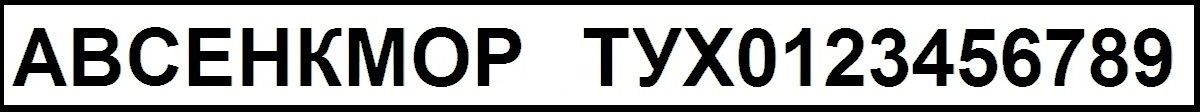
#> input picture LR4/images/dict__.jpg, 1200 x 112 px
$ jupyter execute --allow-errors LR4.ipynb
#> lines starting #> are read from the running program, lines starting #| are printed output that depends on the picture; after the words box and inside, x2 and y2 are one past the last pixel; in counts of white or black regions, pixels touching at a corner belong together
[cell 1]
import cv2
import numpy as np
from time import time

<h3> Эталонное изображение

[cell 2]
image = cv2.imread('images/dict__.jpg')
#> image is the input picture: shape (112, 1200, 3); mean B, G, R 170.3, 170.7, 170.5
print(f"Изображение успешно загружено! Размер: {image.shape}")
#| Изображение успешно загружено! Размер: (112, 1200, 3)
cv2.imshow('Мое изображение', image)

cv2.waitKey(0)
cv2.destroyAllWindows()

[cell 3]
blurred = cv2.blur(image, (3, 3))
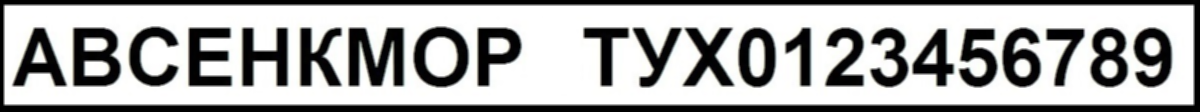
#> blurred: shape (112, 1200, 3); mean B, G, R 170.3, 170.7, 170.5
cv2.imshow('Blurred Image', blurred)
cv2.waitKey(0)
cv2.destroyAllWindows()

[cell 4]
gray = cv2.cvtColor(blurred, cv2.COLOR_BGR2GRAY)
_, binary = cv2.threshold(gray, 127, 255, cv2.THRESH_BINARY_INV)
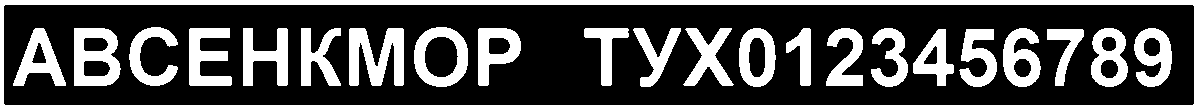
#> binary: shape (112, 1200); 32.8% white; 23 white regions, largest, box (x1, y1, x2, y2) and area: (0, 0, 1200, 112) 15404, (349, 28, 404, 86) 2117, (74, 28, 121, 86) 1809
kernel = np.ones((3, 3), np.uint8)
binary = cv2.morphologyEx(binary, cv2.MORPH_CLOSE, kernel)
#> binary: shape (112, 1200); 32.9% white; 23 white regions
cv2.imshow('Binary Image', binary)
cv2.waitKey(0)
cv2.destroyAllWindows()

[cell 5]
contours, _ = cv2.findContours(binary, mode=cv2.RETR_CCOMP, method=cv2.CHAIN_APPROX_NONE)
#> contours = 35 contours; largest, box (x1, y1, x2, y2) and area: (0, 0, 1200, 112) 133089, (3, 4, 1195, 106) 120283, (414, 27, 468, 87) 2571, (74, 28, 121, 86) 2359, (349, 28, 404, 86) 1927
sorted_contours = sorted([c for c in contours if cv2.contourArea(c) >= 600], key=cv2.contourArea, reverse=True)
#> sorted_contours = 25 contours; largest, box (x1, y1, x2, y2) and area: (0, 0, 1200, 112) 133089, (3, 4, 1195, 106) 120283, (414, 27, 468, 87) 2571, (74, 28, 121, 86) 2359, (349, 28, 404, 86) 1927

result = image.copy()

for i, cnt in enumerate(sorted_contours):
    area = cv2.contourArea(cnt)

    x, y, w, h = cv2.boundingRect(cnt)
    cv2.drawContours(result, [cnt], -1, (0, 255, 0), 1)

    cv2.putText(result, str(i), (x, y-10),
                cv2.FONT_HERSHEY_SIMPLEX, 0.5, (0, 0, 255), 1)

    print(f"Контур {i:2d}: площадь = {area:4.0f}, позиция x={x}, y={y}, w={w}, h={h}")
#> this loop made 25 passes
#> (area, x, y, w, h) on passes 1 to 12: (133089, 0, 0, 1200, 112), (120283, 3, 4, 1192, 102), (2571, 414, 27, 54, 60), (2359, 74, 28, 47, 58), (1927, 349, 28, 55, 58), (1725, 739, 28, 37, 59), (1669, 1091, 28, 37, 59), (1574, 478, 28, 43, 58), (1495, 1003, 28, 38, 59), (1493, 1134, 28, 38, 59), (1433, 13, 28, 53, 58), (1386, 189, 28, 43, 58)
#| Контур  0: площадь = 133089, позиция x=0, y=0, w=1200, h=112
#| Контур  1: площадь = 120283, позиция x=3, y=4, w=1192, h=102
#| Контур  2: площадь = 2571, позиция x=414, y=27, w=54, h=60
#| Контур  3: площадь = 2359, позиция x=74, y=28, w=47, h=58
#| Контур  4: площадь = 1927, позиция x=349, y=28, w=55, h=58
#| Контур  5: площадь = 1725, позиция x=739, y=28, w=37, h=59
#| Контур  6: площадь = 1669, позиция x=1091, y=28, w=37, h=59
#| Контур  7: площадь = 1574, позиция x=478, y=28, w=43, h=58
#> (further printed lines are left out)
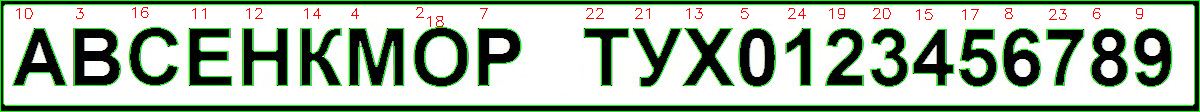
#> result: shape (112, 1200, 3); 8.05% of pixels changed, all inside (x1, y1, x2, y2) = (0, 0, 1200, 112)

cv2.imshow('Все контуры символов', result)
cv2.waitKey(0)
cv2.destroyAllWindows()

[cell 6]
clean_contours = []
index_remove = [1, 18]
for i, cnt in enumerate(sorted_contours):
    if i not in index_remove:
        clean_contours.append(sorted_contours[i])
#> this loop made 25 passes
#> after the loop, clean_contours = 23 contours; largest, box (x1, y1, x2, y2) and area: (0, 0, 1200, 112) 133089, (414, 27, 468, 87) 2571, (74, 28, 121, 86) 2359, (349, 28, 404, 86) 1927, (739, 28, 776, 87) 1725

[cell 7]
clean_result = image.copy()
for i, cnt in enumerate(clean_contours):
    area = cv2.contourArea(cnt)

    x, y, w, h = cv2.boundingRect(cnt)
    cv2.drawContours(clean_result, [cnt], -1, (0, 255, 0), 1)

    cv2.putText(clean_result, str(i), (x, y-10),
                cv2.FONT_HERSHEY_SIMPLEX, 0.5, (0, 0, 255), 1)

    print(f"Контур {i:2d}: площадь = {area:4.0f}, позиция x={x}, y={y}, w={w}, h={h}")
#> this loop made 23 passes
#| Контур  0: площадь = 133089, позиция x=0, y=0, w=1200, h=112
#| Контур  1: площадь = 2571, позиция x=414, y=27, w=54, h=60
#| Контур  2: площадь = 2359, позиция x=74, y=28, w=47, h=58
#| Контур  3: площадь = 1927, позиция x=349, y=28, w=55, h=58
#| Контур  4: площадь = 1725, позиция x=739, y=28, w=37, h=59
#| Контур  5: площадь = 1669, позиция x=1091, y=28, w=37, h=59
#| Контур  6: площадь = 1574, позиция x=478, y=28, w=43, h=58
#| Контур  7: площадь = 1495, позиция x=1003, y=28, w=38, h=59
#> (further printed lines are left out)
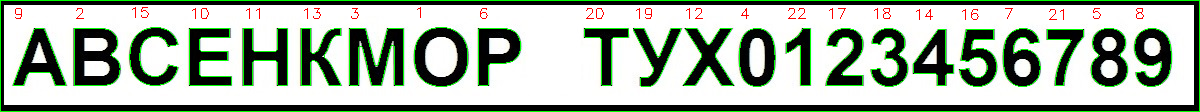
#> clean_result: shape (112, 1200, 3); 5.99% of pixels changed, all inside (x1, y1, x2, y2) = (0, 0, 1200, 112)

[cell 8]
cv2.imshow('Все контуры символов', clean_result)
cv2.waitKey(0)
cv2.destroyAllWindows()

[cell 9]
contours_map = {
    'area' : 0,
    'A' :  9,
    'B' :  2,
    'E' :  10,
    'K' :  13,
    'M' :  3,
    'H' :  11,
    'O' :  1,
    'P' :  6,
    'C' :  15,
    'T' :  20,
    'Y' :  19,
    'X' :  12,
    '1' :  22,
    '2' :  17,
    '3' :  18,
    '4' :  14,
    '5' :  16,
    '6' :  7,
    '7' :  21,
    '8' :  5,
    '9' :  8,
    '0' :  4
}
symbol_by_index = {
    0: 'area',
    9: 'A',
    2: 'B',
    10: 'E',
    13: 'K',
    3: 'M',
    11: 'H',
    1: 'O',
    6: 'P',
    15: 'C',
    20: 'T',
    19: 'Y',
    12: 'X',
    22: '1',
    17: '2',
    18: '3',
    14: '4',
    16: '5',
    7: '6',
    21: '7',
    5: '8',
    8: '9',
    4: '0'}

[cell 10]
blank = np.ones_like(gray) * 255
contour_image = blank.copy()
cv2.drawContours(contour_image, clean_contours, -1, color=0, thickness=1)
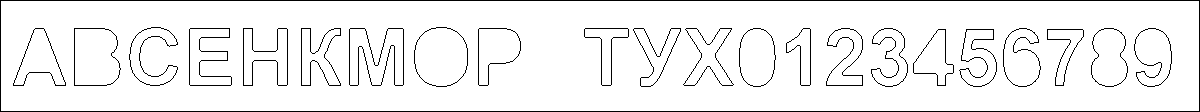
#> contour_image: shape (112, 1200); 94.6% white; black in thin lines or dots
cv2.imshow('Только контуры (белый фон)', contour_image)
cv2.waitKey(0)
cv2.destroyAllWindows()

<h3>Загрузка изображения</h3>

[cell 11]
name = 'images/' + 'n9' + '.jpg'
image = cv2.imread(name)
#> (the rest of this cell did not finish here and is left out)

#> (a cell that did not finish here is left out)

[cell 13]
gray = cv2.cvtColor(blurred, cv2.COLOR_BGR2GRAY)
_, binary = cv2.threshold(gray, 127, 255, cv2.THRESH_BINARY_INV)
kernel = np.ones((3, 3), np.uint8)
binary = cv2.morphologyEx(binary, cv2.MORPH_CLOSE, kernel)
cv2.imshow('Binary Image', binary)
cv2.waitKey(0)
cv2.destroyAllWindows()

[cell 14]
contours_target, _ = cv2.findContours(binary, mode=cv2.RETR_CCOMP, method=cv2.CHAIN_APPROX_NONE)
#> contours_target has the same summary as contours
sorted_contours_target = sorted([c for c in contours_target if cv2.contourArea(c) >= 300 and cv2.contourArea(c) < 3000], key=cv2.contourArea, reverse=True)
#> sorted_contours_target = 27 contours; largest, box (x1, y1, x2, y2) and area: (414, 27, 468, 87) 2571, (74, 28, 121, 86) 2359, (349, 28, 404, 86) 1927, (739, 28, 776, 87) 1725, (1091, 28, 1128, 87) 1669
#> (the rest of this cell did not finish here and is left out)

[cell 15]
blank = np.ones_like(gray) * 255
contour_image = blank.copy()
cv2.drawContours(contour_image, sorted_contours_target, -1, color=0, thickness=1)
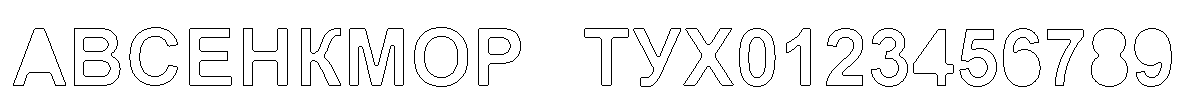
#> contour_image: shape (112, 1200); 96.2% white; black in thin lines or dots, all inside (x1, y1, x2, y2) = (13, 27, 1172, 87)
cv2.imshow('Только контуры (белый фон)', contour_image)
cv2.waitKey(0)
cv2.destroyAllWindows()

<h3>Преобразование в комплексные числа</h3>

[cell 16]
def norm_vec_eq(z):
        return sum(abs(item) for item in z)

[cell 17]
def equalization(vector, p=128):
    if len(vector) < 2:
        return [0j] * p


    total_len = norm_vec_eq(vector)
    eq_len = total_len / p
    eq_vec = []

    vec_ost = vector[0]
    j = 0

    for _ in range(p):
        needed_len = eq_len
        current_sum = 0j

        while abs(vec_ost) < needed_len and j < len(vector) - 1:
            needed_len -= abs(vec_ost)
            current_sum += vec_ost
            j += 1
            vec_ost = vector[j]

        ratio = needed_len / abs(vec_ost) if abs(vec_ost) != 0 else 0
        part = vec_ost * ratio
        current_sum += part
        vec_ost -= part
        eq_vec.append(current_sum)

    return np.array(eq_vec)

[cell 18]
def normalize_contour(complex_vec):
    """Нормировка вектора: деление на норму для сопоставимости масштабов."""
    norm = np.sqrt(np.sum(np.abs(complex_vec)**2))
    if norm == 0: return complex_vec
    return complex_vec / norm

[cell 19]
def get_complex_vectors(contours, p=128):
    """Превращает список контуров OpenCV в список нормированных эквидистантных векторов."""
#> called with p = 128
    complex_vectors = []
    for cnt in contours:
        pts = cnt.reshape(-1, 2)
        # 1. В комплексные числа (x + iy)
        z = pts[:, 0] + 1j * pts[:, 1]
        # 2. Векторы смещения (dz)
        dz = np.diff(z, append=z[0])
        # 3. Эквидистантность
        dz_eq = equalization(dz, p)
        # 4. Нормировка
        dz_norm = normalize_contour(dz_eq)
        complex_vectors.append(dz_norm)
#> this loop made 23 passes
#> (total_len in equalization, eq_len in equalization, norm in normalize_contour) on passes 1 to 12: (2620, 20.47, 230.7), (188.9, 1.48, 16.28), (199.3, 1.56, 17.38), (423.5, 3.31, 36.08), (161.1, 1.26, 13.95), (174.9, 1.37, 15.04), (183.9, 1.44, 16.07), (218.2, 1.7, 18.61), (218.2, 1.7, 18.66), (211.2, 1.65, 17.91), (307, 2.4, 26.89), (291, 2.27, 25.51)
#> after the loop, complex_vectors = 23 items
    return complex_vectors

[cell 20]
def find_max_correlation_with_angle(z1, z2):
    """
    Вычисляет максимальную корреляцию и угол поворота между двумя контурами.
    """
    max_corr_val = -1
    best_angle = 0

    for m in range(len(z2)):
        corr = np.vdot(z1, np.roll(z2, m))
        if np.abs(corr) > max_corr_val:
            max_corr_val = np.abs(corr)
            best_angle = np.angle(corr)

    return max_corr_val, np.degrees(best_angle)

[cell 21]
complex_refer = get_complex_vectors(clean_contours, p=128)
#> complex_refer = 23 items
complex_target = get_complex_vectors(sorted_contours_target, p=128)
#> the loop in get_complex_vectors (call 2), `for cnt in contours:` made 27 passes
#> complex_target = 27 items

[cell 22]
results_list = []

print("Результаты идентификации:")
for i, target_vec in enumerate(complex_target):
    best_match = -1
    max_val = -1

    cnt = sorted_contours_target[i]
    x, y, w, h = cv2.boundingRect(cnt)
    M = cv2.moments(cnt)
    cy = int(M['m01'] / M['m00']) if M['m00'] != 0 else 0

    for ref_idx, ref_vec in enumerate(complex_refer):
        current_corr, angle = find_max_correlation_with_angle(ref_vec, target_vec)

        if abs(angle) > 45:
            current_corr *= 0.5

        if current_corr > max_val:
            max_val = current_corr
            best_match = ref_idx

    symbol = symbol_by_index.get(best_match, "?")

    if symbol in ['6', '9']:
        if cy > (y + h / 2):
            symbol = '6'
        else:
            symbol = '9'

    results_list.append((i, symbol, max_val))
    print(f"Контур {i:2d}: найден символ '{symbol}' (сходство: {max_val:.4f})")
#> this loop made 27 passes
#> (x, y, w, h, cy) on passes 1 to 4: (414, 27, 54, 60, 56), (74, 28, 47, 58, 56), (349, 28, 55, 58, 55), (739, 28, 37, 59, 57)
#> (x, y, w, h, cy) on pass 5: (1091, 28, 37, 59, 57)
#| Контур  0: найден символ 'O' (сходство: 1.0000)
#| Контур  1: найден символ 'B' (сходство: 1.0000)
#| Контур  2: найден символ 'M' (сходство: 1.0000)
#| Контур  3: найден символ '0' (сходство: 1.0000)
#| Контур  4: найден символ '8' (сходство: 1.0000)
#| Контур  5: найден символ 'P' (сходство: 1.0000)
#| Контур  6: найден символ '6' (сходство: 1.0000)
#| Контур  7: найден символ '9' (сходство: 1.0000)
#> (further printed lines are left out)

[cell 23]
for i, symbol, val in results_list:
    # Берем координаты из исходного списка целевых контуров
    x, y, w, h = cv2.boundingRect(sorted_contours_target[i])
    cv2.putText(result, f"{symbol} ", (x+15, y- 10),
                cv2.FONT_HERSHEY_SIMPLEX, 0.5, (0, 0, 255), 1)
#> this loop made 27 passes
#> (symbol, val) on passes 1 to 12: ('O', 1), ('B', 1), ('M', 1), ('0', 1), ('8', 1), ('P', 1), ('6', 1), ('9', 1), ('A', 1), ('E', 1), ('H', 1), ('X', 1)
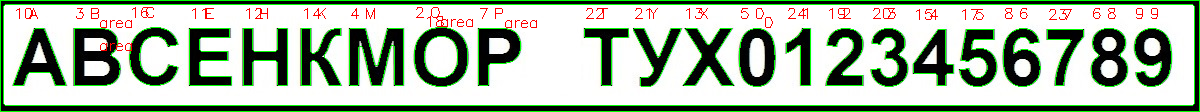
#> result: shape (112, 1200, 3); 0.65% of pixels changed, all inside (x1, y1, x2, y2) = (29, 7, 1158, 51)

[cell 24]
cv2.imshow('Recognition Result', result)
cv2.waitKey(0)
cv2.destroyAllWindows()

<h3>Фото 5</h3>

[cell 25]
start = time()
name = 'images/' + 'n5' + '.jpg'
image = cv2.imread(name)
#> (the rest of this cell did not finish here and is left out)

[cell 26]
start = time()
contours_target, _ = cv2.findContours(binary, mode=cv2.RETR_CCOMP, method=cv2.CHAIN_APPROX_NONE)
end = time()
print(f'Время поиска контуров: {end - start}')
sorted_contours_target = sorted([c for c in contours_target if cv2.contourArea(c) >= 4000 and cv2.contourArea(c) < 20000], key=cv2.contourArea, reverse=True)

#> (the rest of this cell did not finish here and is left out)

[cell 27]
complex_refer = get_complex_vectors(clean_contours, p=128)
complex_target = get_complex_vectors(sorted_contours_target, p=128)

results_list = []

print("Результаты идентификации:")
start = time()
for i, target_vec in enumerate(complex_target):
    best_match = -1
    max_val = -1

    cnt = sorted_contours_target[i]
    x, y, w, h = cv2.boundingRect(cnt)
    M = cv2.moments(cnt)
    cy = int(M['m01'] / M['m00']) if M['m00'] != 0 else 0

    for ref_idx, ref_vec in enumerate(complex_refer):
        current_corr, angle = find_max_correlation_with_angle(ref_vec, target_vec)

        if abs(angle) > 45:
            current_corr *= 0.5

        if current_corr > max_val:
            max_val = current_corr
            best_match = ref_idx

    symbol = symbol_by_index.get(best_match, "?")

    if symbol in ['6', '9']:
        if cy > (y + h / 2):
            symbol = '6'
        else:
            symbol = '9'

    results_list.append((i, symbol, max_val))
    print(f"Контур {i:2d}: найден символ '{symbol}' (сходство: {max_val:.4f})")
#> this loop made 0 passes

for i, symbol, val in results_list:
    # Берем координаты из исходного списка целевых контуров
    x, y, w, h = cv2.boundingRect(sorted_contours_target[i])
    cv2.putText(result, f"{symbol} ", (x+30, y- 10),
                cv2.FONT_HERSHEY_SIMPLEX, 0.5, (0, 0, 255), 2)
end = time()
print(f'Время классификации: {end - start}')
cv2.imshow('Все контуры символов', result)
cv2.waitKey(0)
cv2.destroyAllWindows()

[cell 28]
name = 'images/' + 'n6' + '.jpg'
image = cv2.imread(name)
cv2.imshow('Мое изображение', image)
cv2.waitKey(0)
cv2.destroyAllWindows()
#> (the rest of this cell did not finish here and is left out)

[cell 29]
contours_target, _ = cv2.findContours(binary, mode=cv2.RETR_CCOMP, method=cv2.CHAIN_APPROX_NONE)
sorted_contours_target = sorted([c for c in contours_target if cv2.contourArea(c) >= 2000 and cv2.contourArea(c) < 15000], key=cv2.contourArea, reverse=True)

#> (the rest of this cell did not finish here and is left out)

[cell 30]
complex_refer = get_complex_vectors(clean_contours, p=128)
complex_target = get_complex_vectors(sorted_contours_target, p=128)

results_list = []

print("Результаты идентификации:")
for i, target_vec in enumerate(complex_target):
    best_match = -1
    max_val = -1

    cnt = sorted_contours_target[i]
    x, y, w, h = cv2.boundingRect(cnt)
    M = cv2.moments(cnt)
    cy = int(M['m01'] / M['m00']) if M['m00'] != 0 else 0

    for ref_idx, ref_vec in enumerate(complex_refer):
        current_corr, angle = find_max_correlation_with_angle(ref_vec, target_vec)

        if abs(angle) > 45:
            current_corr *= 0.5

        if current_corr > max_val:
            max_val = current_corr
            best_match = ref_idx

    symbol = symbol_by_index.get(best_match, "?")

    if symbol in ['6', '9']:
        if cy > (y + h / 2):
            symbol = '6'
        else:
            symbol = '9'

    results_list.append((i, symbol, max_val))
    print(f"Контур {i:2d}: найден символ '{symbol}' (сходство: {max_val:.4f})")
#> this loop made 2 passes
#| Контур  0: найден символ 'O' (сходство: 1.0000)
#| Контур  1: найден символ 'B' (сходство: 1.0000)

for i, symbol, val in results_list:
    # Берем координаты из исходного списка целевых контуров
    x, y, w, h = cv2.boundingRect(sorted_contours_target[i])
    cv2.putText(result, f"{symbol} ", (x+30, y-  10),
                cv2.FONT_HERSHEY_SIMPLEX, 0.5, (0, 0, 255), 2)
#> this loop made 2 passes
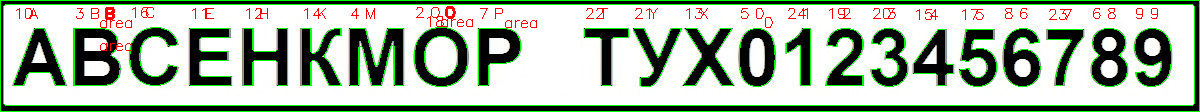
#> result: shape (112, 1200, 3); 0.14% of pixels changed, all inside (x1, y1, x2, y2) = (105, 6, 456, 20)

cv2.imshow('Все контуры символов', result)
cv2.waitKey(0)
cv2.destroyAllWindows()

$ run again, with LR4/images/n9.jpg copied over LR4/images/dict__.jpg
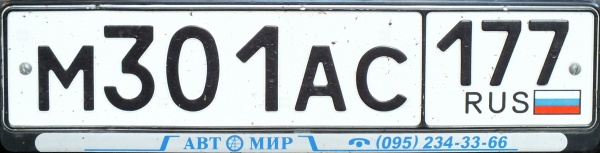
#> input picture LR4/images/n9.jpg, 600 x 153 px
#> image is the input picture: shape (153, 600, 3); mean B, G, R 193.7, 190.6, 182.9
#| Изображение успешно загружено! Размер: (153, 600, 3)
#> `binary = cv2.morphologyEx(binary, cv2.MORPH_CLOSE, kernel)`:
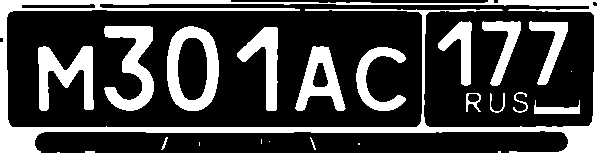
#> binary: shape (153, 600); 26.7% white; 24 white regions (7 under 20 px)
#> contours = 30 contours, 10 with area under 20; largest, box (x1, y1, x2, y2) and area: (0, 0, 600, 153) 79540, (6, 3, 595, 128) 70664, (167, 26, 219, 111) 3560, (104, 26, 154, 111) 1890, (38, 46, 94, 111) 1707
#> sorted_contours = 12 contours; largest, box (x1, y1, x2, y2) and area: (0, 0, 600, 153) 79540, (6, 3, 595, 128) 70664, (167, 26, 219, 111) 3560, (104, 26, 154, 111) 1890, (38, 46, 94, 111) 1707
#> the loop `for i, cnt in enumerate(sorted_contours):` made 12 passes
#> (area, x, y, w, h) on passes 1 to 8: (79539.5, 0, 0, 600, 153), (70664, 6, 3, 589, 125), (3560, 167, 26, 52, 85), (1890.5, 104, 26, 50, 85), (1707, 38, 46, 56, 65), (1670, 295, 46, 51, 65), (1573, 177, 37, 31, 64), (1280.5, 237, 27, 41, 84)
#> (printed output is left out)
#> the loop `for i, cnt in enumerate(sorted_contours):` made 12 passes
#> after the loop `for i, cnt in enumerate(sorted_contours):`: clean_contours = 11 contours; largest, box (x1, y1, x2, y2) and area: (0, 0, 600, 153) 79540, (167, 26, 219, 111) 3560, (104, 26, 154, 111) 1890, (38, 46, 94, 111) 1707, (295, 46, 346, 111) 1670
#> the loop `for i, cnt in enumerate(clean_contours):` made 11 passes
#> (printed output is left out)
#> contours_target has the same summary as contours
#> `sorted_contours_target = sorted([c for c in contours_target if cv2.con..`: sorted_contours_target = 9 contours; largest, box (x1, y1, x2, y2) and area: (104, 26, 154, 111) 1890, (38, 46, 94, 111) 1707, (295, 46, 346, 111) 1670, (177, 37, 208, 101) 1573, (237, 27, 278, 111) 1280
#> the loop in get_complex_vectors, `for cnt in contours:` made 11 passes
#> (total_len in equalization, eq_len in equalization, norm in normalize_contour) on passes 1 to 8: (1680.5, 13.13, 145.9), (233.7, 1.83, 20), (365.3, 2.85, 30.92), (359.5, 2.81, 30.88), (227.2, 1.77, 19.28), (162.6, 1.27, 14.07), (247.8, 1.94, 21.62), (276.4, 2.16, 23.4)
#> after the loop in get_complex_vectors, `for cnt in contours:`: complex_vectors = 11 items
#> the loop in get_complex_vectors (call 2), `for cnt in contours:` made 9 passes
#> `complex_target = get_complex_vectors(sorted_contours_target, p=128)`: complex_target = 9 items
#> the loop `for i, target_vec in enumerate(complex_target):` made 9 passes
#> (x, y, w, h, cy) on passes 1 to 8: (104, 26, 50, 85, 65), (38, 46, 56, 65, 73), (295, 46, 51, 65, 79), (177, 37, 31, 64, 68), (237, 27, 41, 84, 60), (356, 47, 50, 64, 78), (438, 21, 34, 65, 47), (482, 21, 39, 65, 45)
#> (printed output is left out)
#> after the loop `for i, target_vec in enumerate(complex_target):`: results_list = [(0, 'B', 1), (1, 'M', 1), (2, '0', 1), (3, '8', 1), (4, 'P', 1), (5, '9', 1), (6, '9', 1), (7, 'A', 1), (8, 'E', 1)]
#> the loop `for i, symbol, val in results_list:` made 9 passes
#> (symbol, x, y, w, h) on passes 1 to 8: ('B', 104, 26, 50, 85), ('M', 38, 46, 56, 65), ('0', 295, 46, 51, 65), ('8', 177, 37, 31, 64), ('P', 237, 27, 41, 84), ('9', 356, 47, 50, 64), ('9', 438, 21, 34, 65), ('A', 482, 21, 39, 65)
#> after the loop `for i, symbol, val in results_list:`:
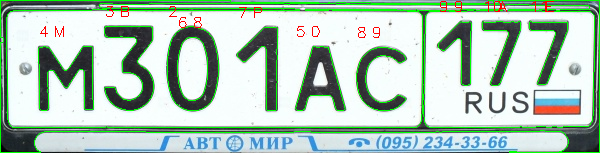
#> result: shape (153, 600, 3); mean B, G, R 186.8, 201.5, 178.3
#> `sorted_contours_target = sorted([c for c in contours_target if cv2.con..`: sorted_contours_target = []
#> `sorted_contours_target = sorted([c for c in contours_target if cv2.con..`: sorted_contours_target = 1 contour; box (x1, y1, x2, y2) and area: (167, 26, 219, 111) 3560
#> `complex_target = get_complex_vectors(sorted_contours_target, p=128)`: complex_target = 1 item
#> the loop `for i, target_vec in enumerate(complex_target):` made 1 pass
#> (x, y, w, h, cy) on pass 1: (167, 26, 52, 85, 68)
#> (printed output is left out)
#> after the loop `for i, target_vec in enumerate(complex_target):`: results_list = [(0, 'O', 1)]
#> the loop `for i, symbol, val in results_list:` made 1 pass
#> (symbol, val, x, y, w, h) on pass 1: ('O', 1, 167, 26, 52, 85)
